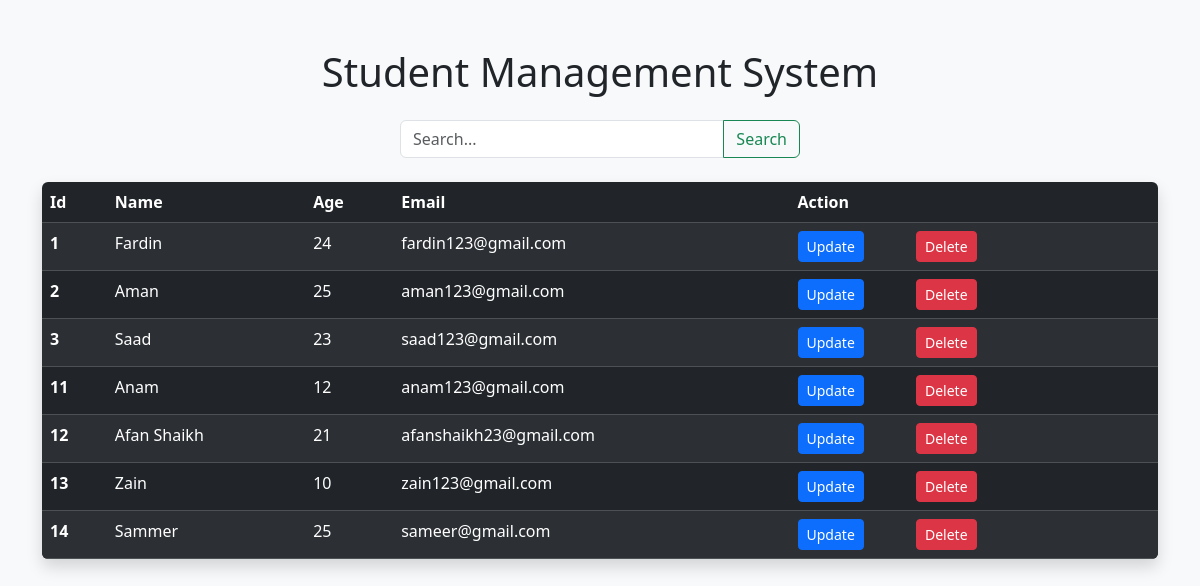
The page /students/ on the database its author committed.
### students/models.py (models this page shows, shortened)
class Student(models.Model):
    name = models.CharField(max_length=100)
    age = models.IntegerField()
    email = models.EmailField()
    class Meta:
        verbose_name_plural = "Students"

### students/views.py (the view, shortened to what this page needs)
# urls.py: path("", views.index, name='index'),
def index(request):
    students = Student.objects.all()
    return render(request, 'index.html', { 'students': students })

### students/templates/index.html (shortened to what this page needs)
 <!doctype html>
<html lang="en">
  <head>
    <link href="https://cdn.jsdelivr.net/npm/bootstrap@5.3.3/dist/css/bootstrap.min.css" rel="stylesheet">
  </head>
  <body class="bg-light">
    <div class="container py-5">
      <h1 class="text-center mb-4">Student Management System</h1>
      <div class="d-flex justify-content-center mb-4">
        <form class="d-flex w-100" style="max-width: 400px;" method="POST">
          <div class="input-group">
            <input type="search" name="search" class="form-control" placeholder="Search..." aria-label="Search">
            <button class="btn btn-outline-success" type="submit">Search</button>
          </div>
        </form>
      </div>
      <div class="table-responsive shadow rounded">
        <table class="table table-dark table-striped table-hover mb-0">
          <thead>
            <tr>
              <th scope="col">Id</th>
              <th scope="col">Name</th>
              <th scope="col">Age</th>
              <th scope="col">Email</th>
              <th scope="col">Action</th>
            </tr>
          </thead>
          <tbody>
            {% for student in students %}
            <tr>
              <th scope="row">{{ student.id }}</th>
              <td>{{ student.name }}</td>
              <td>{{ student.age }}</td>
              <td>{{ student.email }}</td>
              <td>
                <a href="{% url 'update' student.id %}" class="btn btn-sm btn-primary me-5">Update</a>
                <a href="{% url 'delete' student.id %}" class="btn btn-sm btn-danger">Delete</a>
              </td>
            </tr>
            {% empty %}
            <tr>
              <td colspan="5" class="text-center text-muted">No students found</td>
            </tr>
            {% endfor %}
          </tbody>
        </table>
      </div>
    </div>
  </body>
</html>

### rows shown on the page
Student: id "1", name "Fardin", age "24", email "fardin123@gmail.com"
Student: id "2", name "Aman", age "25", email "aman123@gmail.com"
Student: id "3", name "Saad", age "23", email "saad123@gmail.com"
Student: id "11", name "Anam", age "12", email "anam123@gmail.com"
Student: id "12", name "Afan Shaikh", age "21", email "afanshaikh23@gmail.com"
Student: id "13", name "Zain", age "10", email "zain123@gmail.com"
Student: id "14", name "Sammer", age "25", email "sameer@gmail.com"
